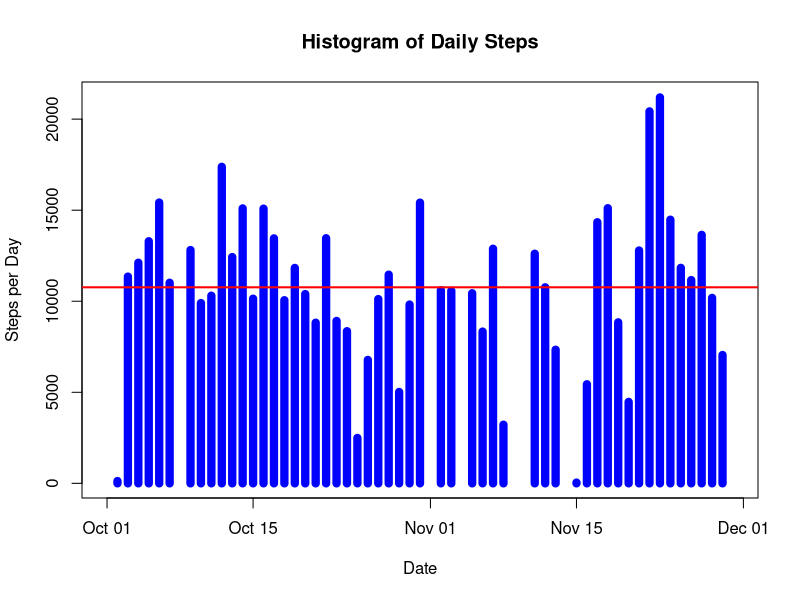
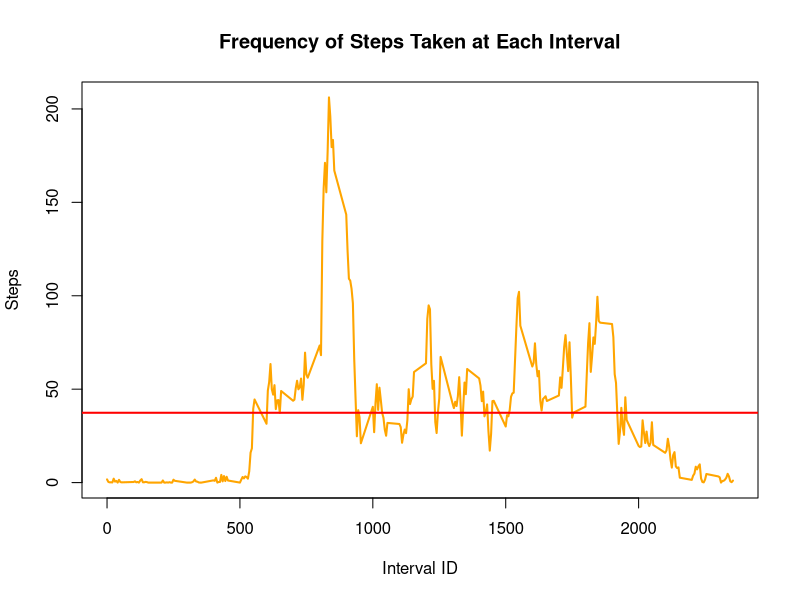
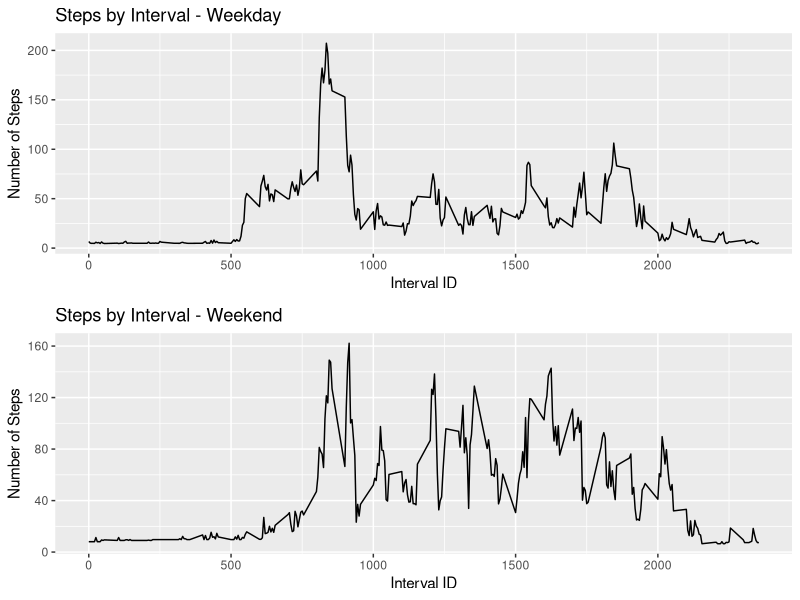

The R script that drew these images, in order:
## ---- chunk 1
library(reshape2)
library(ggplot2)
library(gridExtra)
## ---- chunk 2
activity <- read.csv("activity.csv")
## ---- chunk 3
activity$date<-as.Date(activity$date)
## ---- chunk 4
actMeltDate <- melt(activity, id.vars="date", measure.vars="steps", na.rm=FALSE)
actCastDate <- dcast(actMeltDate, date ~ variable, sum)
## ---- chunk 5
head(actCastDate)
## ---- chunk 6
plot(actCastDate$date, actCastDate$steps, type="h", main="Histogram of Daily Steps", xlab="Date", ylab="Steps per Day", col="blue", lwd=8)
abline(h=mean(actCastDate$steps, na.rm=TRUE), col="red", lwd=2)
## ---- chunk 7
paste("Mean Steps per Day =", mean(actCastDate$steps, na.rm=TRUE))
## ---- chunk 8
paste("Median Steps per Day =", median(actCastDate$steps, na.rm=TRUE))
## ---- chunk 9
actMeltInt <- melt(activity, id.vars="interval", measure.vars="steps", na.rm=TRUE)
actCastInt <- dcast(actMeltInt, interval ~ variable, mean)
## ---- chunk 10
plot(actCastInt$interval, actCastInt$steps, type="l", main="Frequency of Steps Taken at Each Interval", xlab="Interval ID", ylab="Steps", col="orange", lwd=2)
abline(h=mean(actCastInt$steps, na.rm=TRUE), col="red", lwd=2)
## ---- chunk 11
paste("Interval with max value =", actCastInt$interval[which(actCastInt$steps == max(actCastInt$steps))])
paste("Maximum interval mean steps =", max(actCastInt$steps))
## ---- chunk 12
sum(is.na(activity$steps))
## ---- chunk 13
stepsPerInt <- actCastInt
actNoNA <- activity
## ---- chunk 14

actMerge = merge(actNoNA, stepsPerInt, by="interval", suffixes=c(".act", ".spi"))
naIndex = which(is.na(actNoNA$steps))
actNoNA[naIndex,"steps"] = actMerge[naIndex,"steps.spi"]
## ---- chunk 15
for (i in 1:nrow(actNoNA)) {
        if (weekdays(actNoNA$date[i]) == "Saturday" | weekdays(actNoNA$date[i]) == "Sunday") {
                actNoNA$dayOfWeek[i] = "weekend"
        } else {
                actNoNA$dayOfWeek[i] = "weekday"
        }
}
## ---- chunk 16
actWeekday <- subset(actNoNA, dayOfWeek=="weekday")
actWeekend <- subset(actNoNA, dayOfWeek=="weekend")
## ---- chunk 17
actMeltWeekday <- melt(actWeekday, id.vars="interval", measure.vars="steps")
actMeltWeekend <- melt(actWeekend, id.vars="interval", measure.vars="steps")
actCastWeekday <- dcast(actMeltWeekday, interval ~ variable, mean)
actCastWeekend <- dcast(actMeltWeekend, interval ~ variable, mean)
## ---- chunk 18
plot1 <- qplot(actCastWeekday$interval, actCastWeekday$steps, geom="line", data=actCastWeekday, type="bar", main="Steps by Interval - Weekday", xlab="Interval ID", ylab="Number of Steps")
plot2 <- qplot(actCastWeekend$interval, actCastWeekend$steps, geom="line", data=actCastWeekend, type="bar", main="Steps by Interval - Weekend", xlab="Interval ID", ylab="Number of Steps")
grid.arrange(plot1, plot2, nrow=2)
